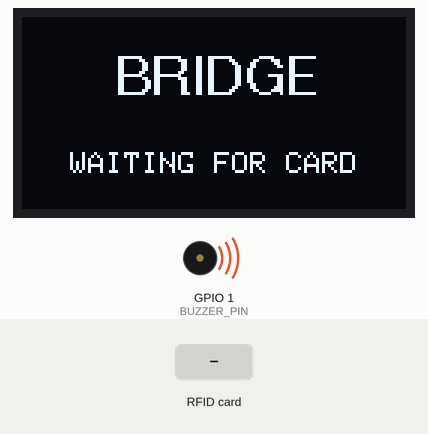
Simulated run of this sketch. Board: ESP32. On the bench: 128×64 one-colour display, buzzer (waves = sounding, pin HIGH). Inputs (shaded band) come from the test bench. WiFi joins after 1.5 s; servers stay silent unless stated; uploads are accepted with an empty reply; what the sketch prints to the serial monitor is not drawn.

Above: at 3.8 s.
3.9 s: RFID card 5E 7A 19 C4 held to the reader
At 4.04 s:
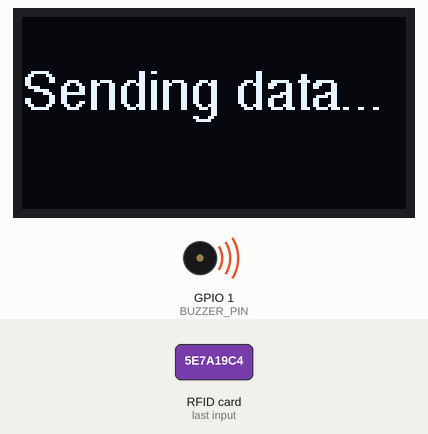
At 5.7 s:
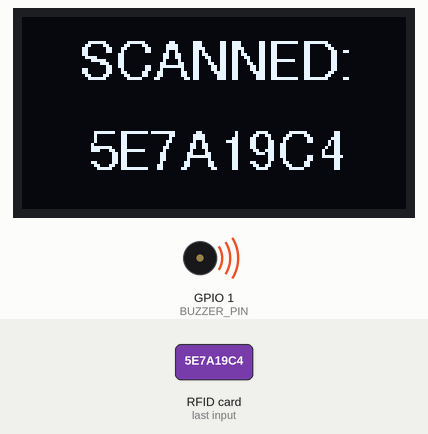
Timing chart, 0 to 7.2 s (numbered marks = the images above; inputs shaded):
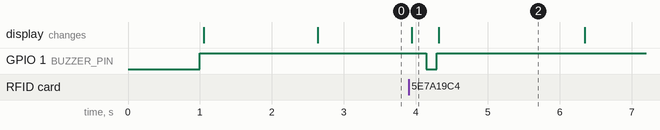

The sketch:

sprzet_komunikacja.ino
```cpp
#include <SPI.h>
#include <MFRC522.h>
#include <Wire.h>
#include <Adafruit_GFX.h>
#include <Adafruit_SSD1306.h>
#include <HTTPClient.h>
#include <WiFi.h>

const char* ssid = "Zeniula";
const char* password = "M3gaSp0k0W1F1@";
String serverUrl = "http://172.20.10.2:5000/api/scan?uid=";

//RFID
#define RST_PIN 4
#define SS_PIN  6

//buzzer
#define BUZZER_PIN 1

//oled
#define SCREEN_WIDTH 128
#define SCREEN_HEIGHT 64
#define OLED_RESET -1 // no reset
//standard address for i2c screen
#define SCREEN_ADDRESS 0x3C

#include <Fonts/FreeSans9pt7b.h>
#include <Fonts/FreeSansBold12pt7b.h>

MFRC522 rfid_reader(SS_PIN, RST_PIN);
Adafruit_SSD1306 display(SCREEN_WIDTH, SCREEN_HEIGHT, &Wire, OLED_RESET);

void setup() {
  Serial.begin(115200);
  delay(1000);

  pinMode(BUZZER_PIN, OUTPUT);
  digitalWrite(BUZZER_PIN, HIGH);

  //screen init
  Wire.begin(10, 9);
  if(!display.begin(SSD1306_SWITCHCAPVCC, SCREEN_ADDRESS)) {
    Serial.println(F("OLED screen not found"));
    for(;;);
  }

  // WiFi connecting
  display.clearDisplay();
  display.setTextColor(SSD1306_WHITE);
  display.setFont(&FreeSans9pt7b);
  display.setTextSize(1);
  display.setCursor(0, 30);
  display.println("Connecting WiFi...");
  display.display();

  Serial.print("Connecting to WiFi: ");
  Serial.println(ssid);
  WiFi.begin(ssid, password);

  while (WiFi.status() != WL_CONNECTED) {
    delay(500);
    Serial.print(".");
  }
  Serial.println("\nConnected to WiFi");
  Serial.print("ESP32 IP: ");
  Serial.println(WiFi.localIP());

  //rfid innit
  SPI.begin(7, 5, 15, 6);
  rfid_reader.PCD_Init();

  showReadyScreen();
}

void loop() {
  if (!rfid_reader.PICC_IsNewCardPresent()) return;
  if (!rfid_reader.PICC_ReadCardSerial()) return;

  //read uid
  String uidString = "";
  for (byte i = 0; i < rfid_reader.uid.size; i++) {
    uidString += String(rfid_reader.uid.uidByte[i] < 0x10 ? "0" : "");
    uidString += String(rfid_reader.uid.uidByte[i], HEX);
  }
  uidString.toUpperCase();

  Serial.println("Scanned UID: " + uidString);

  //scan to update the screen
  display.clearDisplay();
  display.setFont(&FreeSans9pt7b);
  display.setTextSize(1);
  display.setCursor(0, 30);
  display.println("Sending data...");
  display.display();

  //FLASK CONNECTION
  if(WiFi.status() == WL_CONNECTED){
    HTTPClient http;
    String finalUrl = serverUrl + uidString;

    Serial.println("Sending to URL: " + finalUrl);
    http.begin(finalUrl.c_str());

    //get request to my laptop
    int httpResponseCode = http.GET();

    if (httpResponseCode > 0) {
      Serial.print("Python response code: ");
      Serial.println(httpResponseCode);
      //success beep
      digitalWrite(BUZZER_PIN, LOW); delay(150); digitalWrite(BUZZER_PIN, HIGH);
    } else {
      Serial.print("Sending error: ");
      Serial.println(httpResponseCode);
      //long beep - failed
      digitalWrite(BUZZER_PIN, LOW); delay(1000); digitalWrite(BUZZER_PIN, HIGH);
    }
    http.end();
  } else {
    Serial.println("No WiFi connection");
  }

  //UID display
  display.clearDisplay();
  int16_t x1, y1; uint16_t w, h;

  display.setFont(&FreeSans9pt7b);
  String header = "SCANNED:";
  display.getTextBounds(header, 0, 20, &x1, &y1, &w, &h);
  display.setCursor((128 - w) / 2, 20);
  display.println(header);

  display.getTextBounds(uidString, 0, 50, &x1, &y1, &w, &h);
  display.setCursor((128 - w) / 2, 50);
  display.println(uidString);
  display.display();

  delay(2000);
  rfid_reader.PICC_HaltA();
  showReadyScreen();
}

void showReadyScreen() {
  display.clearDisplay();

  // 1. DUŻY NAPIS: "BRIDGE"
  display.setFont(&FreeSans9pt7b);
  display.setTextSize(1);
  int16_t x1, y1; uint16_t w, h;

  String t1 = "BRIDGE";
  display.getTextBounds(t1, 0, 25, &x1, &y1, &w, &h);
  display.setCursor((128 - w) / 2, 25);
  display.println(t1);

  display.setFont(NULL);
  display.setTextSize(1);

  String t2 = "WAITING FOR CARD";
  display.getTextBounds(t2, 0, 0, &x1, &y1, &w, &h);

  display.setCursor((128 - w) / 2, 45);
  display.println(t2);

  display.display();
}
```

Measured:
- after the input at 3.9 s, GPIO 1 (BUZZER_PIN): HIGH → LOW after 0.24 s, → HIGH 0.15 s later; the display: changes at once (image 1)
- what the display in image 2 shows lasts 2.0 s, from 4.3 s to 6.3 s
